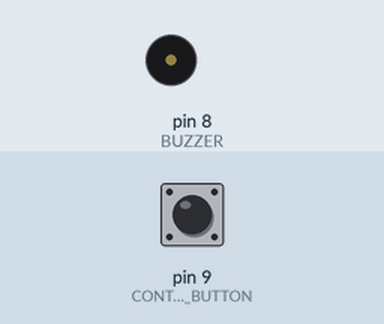
A sketch run on a simulated Arduino Uno, built with avr-gcc and run on an emulated ATmega328P. On the bench: buzzer (waves = sounding). Inputs (shaded band) come from the test bench; at power-on: pin 9 (CONTINUE_BUTTON) LOW.

Above: at 1.2 s.
1.3 s: pin 9 (CONTINUE_BUTTON) pulled HIGH for 0.15 s
At 1.37 s:
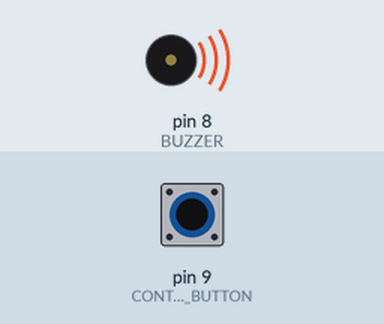
2.9 s: pin 9 (CONTINUE_BUTTON) pulled HIGH for 3.2 s
At 7.3 s:
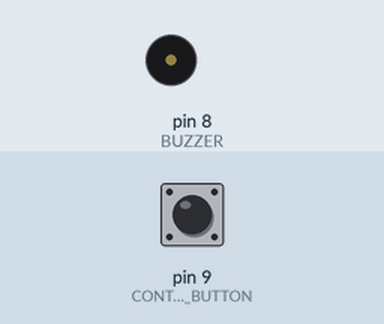
Timing chart, 0 to 8.8 s (numbered marks = the images above; inputs shaded):
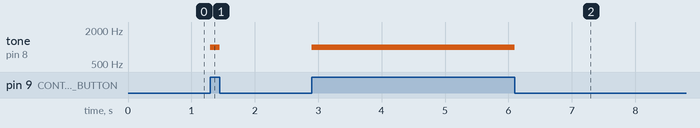

The sketch:

pomodoro.ino
```cpp
// set pins for buzzer
#define BUZZER 8
#define CONTINUE_BUTTON 9

int buttonContinueState = 0;
int produceSound = 0;

void setup(){

  pinMode(BUZZER, OUTPUT); // Set buzzer - pin 9 as an output
  pinMode(CONTINUE_BUTTON, INPUT);

}

void loop(){

  // read button state
  buttonContinueState = digitalRead(CONTINUE_BUTTON);

  if (buttonContinueState == HIGH) {
        // produce sound:
        produceSound = 1;
    }
    else {
        // turn off sound
        produceSound = 0;
    }

  // ring the buzzer if needed
  if (produceSound) {
      tone(BUZZER, 1000);
  } else {
      noTone(BUZZER);
  }
 }
```

Measured:
- after the input at 1.3 s, tone on pin 8 (BUZZER): silent → 1000 Hz at once, → silent 0.15 s later
- after the input at 2.9 s, tone on pin 8 (BUZZER): silent → 1000 Hz at once, → silent 3.2 s later
